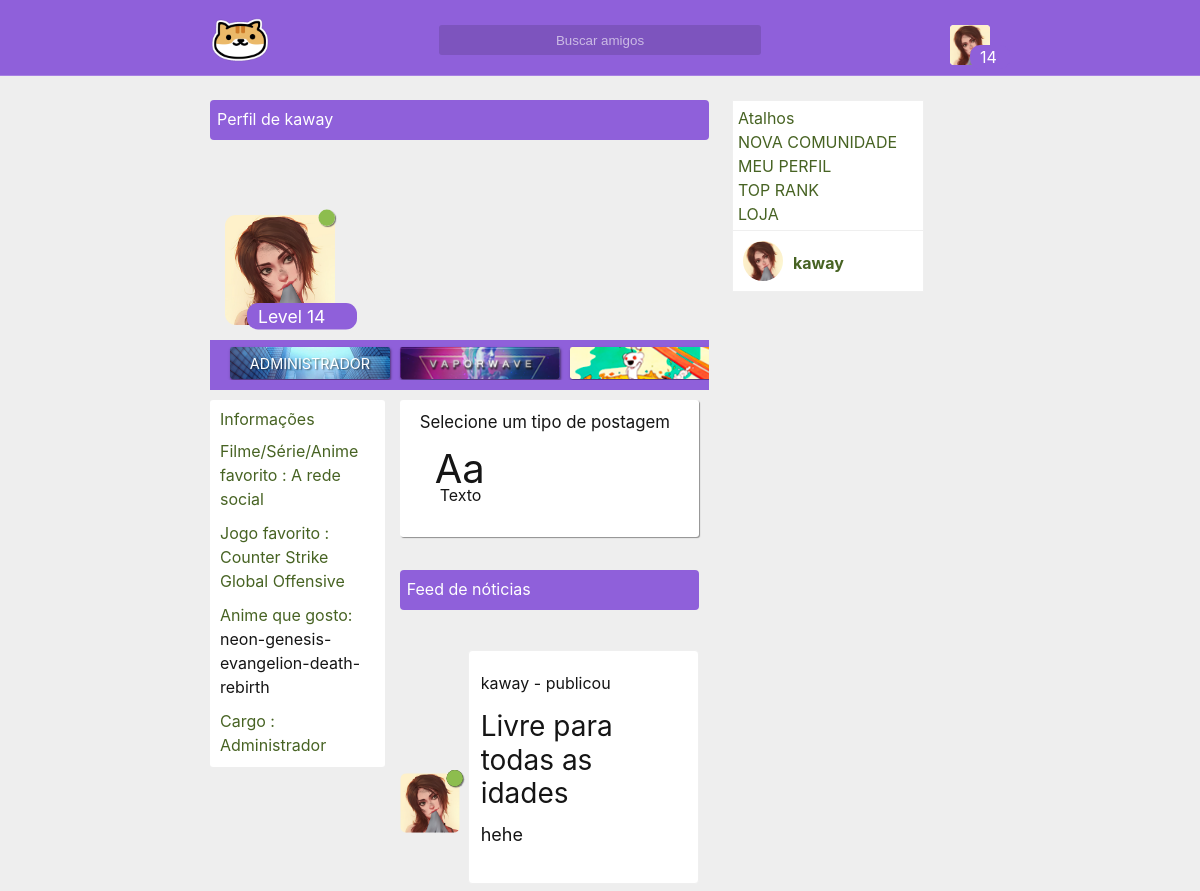
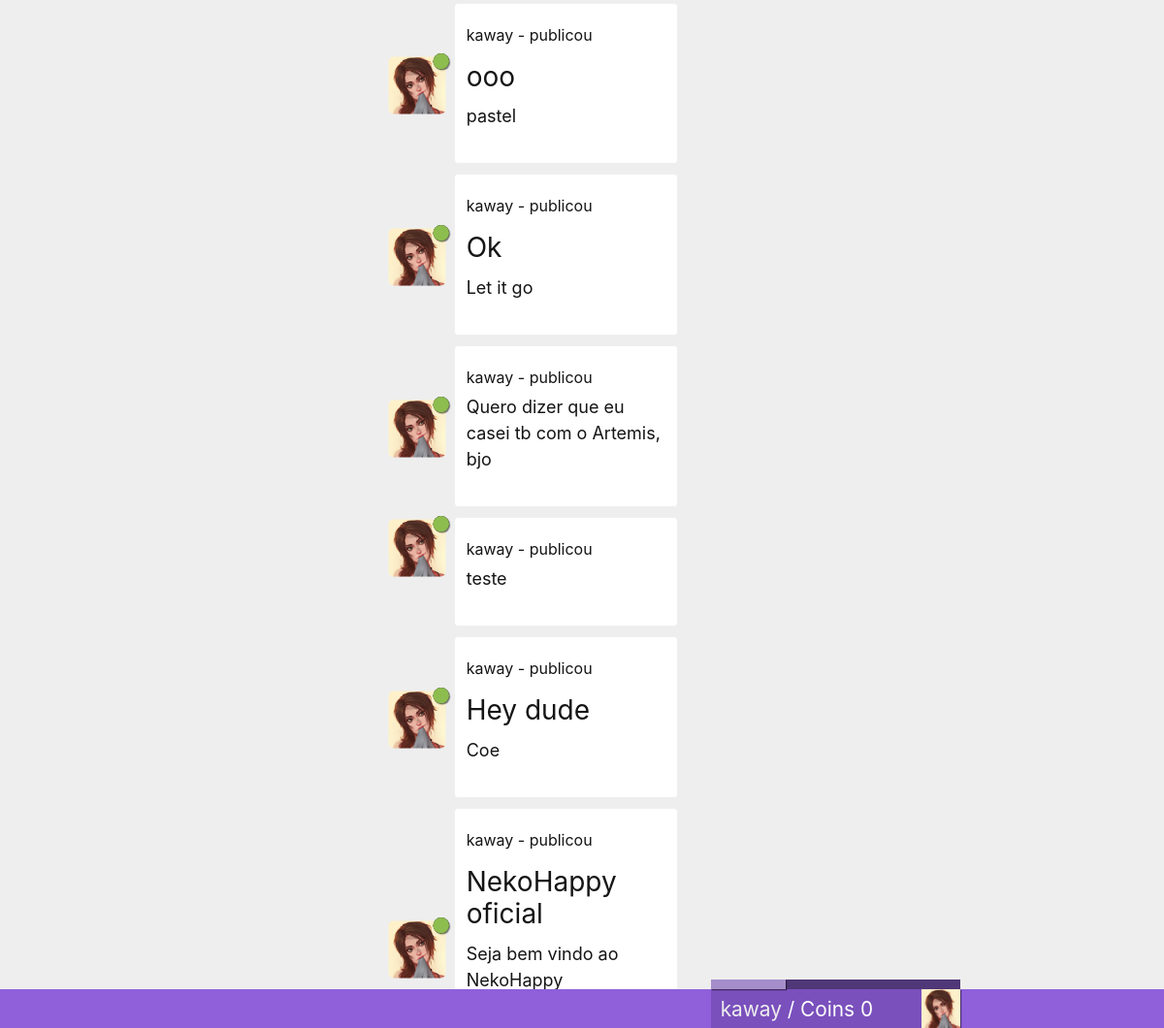
Screenshot of /profile/34 (signed in) with the database file from the repository (2 pictures, top to bottom).
### tables this page shows
CREATE TABLE `user` (
  `id` int(11) NOT NULL,
  `cry` varchar(255) NOT NULL,
  `wtf` varchar(2555) NOT NULL,
  `cool` varchar(2555) NOT NULL,
  `baby` varchar(2555) NOT NULL,
  `very` varchar(2555) NOT NULL,
  `nani` varchar(255) NOT NULL,
  `email` varchar(100) NOT NULL,
  `password` varchar(255) NOT NULL,
  `usuario` varchar(255) NOT NULL,
  `admin` int(11) NOT NULL,
  `avatar` varchar(255) NOT NULL,
  `background` text NOT NULL,
  `cover` text NOT NULL,
  `config` int(11) NOT NULL,
  `game` text NOT NULL,
  `movie` text NOT NULL,
  `pincode` varchar(10) NOT NULL,
  `ip` varchar(255) NOT NULL,
  `tuturial` int(11) NOT NULL,
  `exp` int(11) NOT NULL,
  `lvl` int(11) NOT NULL,
  `tag` int(11) NOT NULL,
  `money` int(11) NOT NULL,
  `status` varchar(200) NOT NULL,
  `anime_favorito` int(11) NOT NULL
);

CREATE TABLE `tag` (
  `id` int(11) NOT NULL,
  `iduser` int(11) NOT NULL,
  `text` text NOT NULL,
  `tipo` text NOT NULL,
  `img` text NOT NULL
);

CREATE TABLE `anime` (
  `id` int(11) NOT NULL,
  `slug` varchar(255) NOT NULL,
  `age_rating` int(11) NOT NULL,
  `episode_count` int(11) NOT NULL,
  `episode_length` int(11) NOT NULL,
  `synopsis` text NOT NULL,
  `youtube_video_id` varchar(255) NOT NULL,
  `created_at` timestamp NOT NULL DEFAULT CURRENT_TIMESTAMP ON UPDATE CURRENT_TIMESTAMP,
  `updated_at` timestamp NOT NULL DEFAULT '0000-00-00 00:00:00',
  `cover_image_file_name` varchar(255) NOT NULL,
  `cover_image_content_type` varchar(255) NOT NULL,
  `cover_image_file_size` int(11) NOT NULL,
  `cover_image_updated_at` timestamp NOT NULL DEFAULT '0000-00-00 00:00:00',
  `average_rating` double NOT NULL,
  `user_count` int(11) NOT NULL,
  `age_rating_guide` varchar(255) NOT NULL,
  `show_type` int(11) NOT NULL,
  `start_date` date NOT NULL,
  `end_date` date NOT NULL,
  `rating_frequencies` int(11) NOT NULL,
  `poster_image_file_name` varchar(255) NOT NULL,
  `poster_image_content_type` varchar(255) NOT NULL,
  `poster_image_file` int(11) NOT NULL,
  `poster_image_updated_at` int(11) NOT NULL,
  `cover_image_top_offset` int(11) NOT NULL,
  `started_airing_date_known` tinyint(1) NOT NULL,
  `titles` int(11) NOT NULL,
  `canonical_title` varchar(255) NOT NULL,
  `abbreviated_titles` varchar(255) NOT NULL,
  `poster_image_file_size` int(11) NOT NULL
);

CREATE TABLE `postagem` (
  `id` int(11) NOT NULL,
  `iduser` int(11) NOT NULL,
  `cry` varchar(2555) NOT NULL,
  `title` text NOT NULL,
  `texto` text NOT NULL
);

### autoload/template.php (called while the page is built)
<?php
require './autoload/template/html.php';
function html(){
	require './autoload/template/body.php';
}

### autoload/start.php (called while the page is built)
<?php
require 'template.php';

### config/_autoload.php (called while the page is built)
<?php
require './autoload/start.php';

### index.php (called while the page is built)
<?php
require './config/config.php';
require './config/_autoload.php';
?>

### config/globals.php (called while the page is built)
<?php
require './autoload/why.php';
$template = $varglobal;
$manu = 0;

### autoload/why.php (called while the page is built)
<?php
$varglobal = 4002;

### autoload/requireme.php (called while the page is built)
<?php
$databasehm = 4002;

### autoload/user/user.php (called while the page is built, shortened)
<?php
if(isset($_COOKIE['iduser']) && (isset($_COOKIE['cry']) ) ){
	$iduser = $_COOKIE['iduser'];
	$cry = $_COOKIE['cry'];
    $wtf = $_COOKIE['wtf'];
    $cool = $_COOKIE['cool'];
    $baby = $_COOKIE['baby'];
    $very = $_COOKIE['very'];
	$result_usuario = "SELECT * FROM user WHERE id = '$iduser' && cry = '$cry' and wtf = '$wtf' and cool = '$cool' and baby = '$baby' and very = '$very' LIMIT 1";
    $resultado_usuario = mysqli_query($conn, $result_usuario);
    $user = mysqli_fetch_assoc($resultado_usuario);
}
?>

### autoload/template/body.php (called while the page is built)
<?php
require './templates/index.php';

### config/config.php (called while the page is built, shortened)
<?php
$dataAtual = date('d/m/Y H:i:s');

### view/profile/feed.php (the view, shortened to what this page needs)
<?php if(isset($template)){?>
<div class="notice">
    <p>Feed de nóticias</p>
</div>
<?php
$iduser = $user['id'];
$post = "SELECT * FROM postagem WHERE iduser = $iduser ORDER BY id DESC";
$posta = mysqli_query($conn, $post);
foreach ($posta as $posta => $postas) {
?>
<?php
$quem = $postas['iduser'];
$result_peopledt = "SELECT * FROM user WHERE id = $quem LIMIT 1";
 $resultado_peoplede = mysqli_query($conn, $result_peopledt);
foreach ($resultado_peoplede as $resultado_peoplede => $resultado_peopledes) {
?>
<div class="post">
<p style="color: #151515 !important; top: 10px; position: relative; left: 2px;word-wrap: break-word;"><a href="/profile/<?php echo $resultado_peopledes['id'];?>""><?php echo $resultado_peopledes['usuario'];?></a> - publicou</p>
<h1 style="color: #151515 !important; top: -15px; position: relative; left: 2px; font-size: 28px;word-wrap: break-word; width: 95%;"><?php echo $postas['title'];?></h1>
<span style="color: #151515 !important; top: -25px; position: relative; left: 2px; font-size: 18px; word-wrap: break-word;"><?php echo $postas['texto'];?></span>
<div class="postaaa" style="left: -100px; position: absolute;">
<div class="avatar" style="top: -100px; width: 60px !important; height: 60px !important; position: absolute; background: transparent !important; box-shadow: 1px 1px 1px transparent !important;">
<div class="online" style="top: 0px; height: 15px; z-index: 1000; right: -10px; width: 15px; background: #151515;"><div class="verificar" uk-tooltip="<?php if($statusatual == "1"){ echo 'Usuario online';}else{ echo 'Usuario Offline';} ?>" id="verificando<?php echo $resultado_peopledes['id']; echo $postas['id'];?>"></div></div>
<a href='/profile/<?php echo $resultado_peopledes['id'];?>'><img uk-tooltip="<?php echo $resultado_peopledes['usuario'];?>" src="/img/user/<?php echo $resultado_peopledes['avatar'];?>"/></a>
</div>
</div>
</div>
<?Php } } ?>
</div>
<?Php } else{ include '../404/index.php';}?>

### autoload/template/html.php (shortened to what this page needs)
<!DOCTYPE html>
<html>
<head>
	<link rel="stylesheet" type="text/css" href="/assets/css/style.css?v=1.0">
	<link rel="stylesheet" type="text/css" href="/assets/css/uikit.min.css?v=1.0">
	<link href="/assets/css/fonts/Ubuntu-Medium.ttf" rel="stylesheet">
	<link href="/assets/css/fonts/pixel.woff2" rel="stylesheet">
	<link rel="stylesheet" href="/assets/css/animation.css">
</head>
<body>
<?php
html();
?>
</body>
</html>

### templates/index.php (shortened to what this page needs)
<?php
require './config/config.php';
require './config/globals.php';
require './autoload/requireme.php';
if($manu == 0){
if($template == $databasehm){
if(!$conn){
  	require './view/nodb/index.php';
}
else{
if(isset($_COOKIE['verificar']) ){
if(empty($_COOKIE['iduser']) && (empty($_COOKIE['cry']) )){
	require './autoload/user/user.php';
	require './view/account/check.php';
}
}
else{
if(empty($_COOKIE['iduser']) && (empty($_COOKIE['cry']) )){
if(isset($_GET['cadastro'])){
	require './view/account/cadastro.php';
}
else if(isset($_GET['login'])){
	require './view/account/login.php';
}
else if(isset($_GET['esqueci'])){
	require './view/account/forgot.php';
}
else if(isset($_GET['profile'])){
	require './view/dashboard/menu_not.php';
	require './view/profile/user.php';
}
else if(isset($_GET['title'])){
	require './view/dashboard/menu_not.php';
	require './view/anime/title.php';
	}
else{
	require './view/home/index.php';
}
require './php/main/randback.php';
}
else{
	if(isset($_COOKIE['iduser']) && (isset($_COOKIE['cry']) )){
	require './autoload/user/user.php';
	if($user['config'] == 0){
	require './view/dashboard/menu.php';
	require './view/dashboard/config.php';
	}
	else{
	if(isset($_GET['profile'])){
	require './view/dashboard/menu.php';
	require './view/profile/user.php';
	}
	}
	}
}
}
}
}
else{
	require './view/notme/index.php';
}
}
else{
	require './view/manu/index.php';
}

### view/dashboard/menu.php (shortened to what this page needs)
<?php if(isset($template)){?>
<?php if(isset($_COOKIE['iduser']) && (isset($_COOKIE['cry']) )){ ?>
<div class="headerta">
	<div class="align">
		<a href="/"><img class="logo" src="/assets/img/friends.png"/></a>
	<div class="boxcenter">
		<input class="busca" type="text" placeholder="Buscar amigos"/>
	</div>
	<div class="boxleft">
		<div class="okaysr">
		<img class="avatar" src="/img/user/<?php echo $user['avatar'];?>"/>
		<p class="myrank"><span id="lvl"><?php echo $user['lvl'];?></span></p>
		</div>
	</div>
	</div>
</div>
<?php
$exp = $user['exp'];
?>
<div class="bottomh">
	<div class="align">
		<div class="profile">
			<div class="exp" uk-tooltip="Progresso">
				<div uk-tooltip="EXP atual <?Php echo $exp;?> de 10" class="atual"></div>
			</div>
			<div class="avatar" uk-tooltip="Foto de avatar">
			</div>
			<p><a href="/profile/<?php echo $user['id'];?>"><?php echo $user['usuario'];?></a> / Coins <?php echo $user['money'];?></p>
		</div>
	</div>
</div>
<?Php } ?>
<?Php }  else{ include '../404/index.php';}?>

### view/profile/user.php (shortened to what this page needs)
<?php if(isset($template)){
echo '<div class="align">';
echo '<div class="flex">';
echo '<div class="feed">';
echo '<div id="perfil">';
$stran = $_GET['id'];
$pontos = array(",", ".", "'");
$strangert = str_replace($pontos, "", $stran);
if(isset($_COOKIE['iduser'],$_COOKIE['cry'])){
if($user['id'] == $strangert){
	require './view/profile/me.php';
}
else{
	require './view/profile/stranger.php';
}
require './view/dashboard/status/me.php';
}
echo '</div>';
echo '</div>';
echo '</div>';
 }else{
 	include '../404/index.php';
 } ?>

### view/profile/me.php (shortened to what this page needs)
<?php if(isset($template)){
	?>
<?php
$status = $user['status'];
$statusatual = null;
if($status >= $dataAtual){
	$statusatual = "1";
}
else{
	$statusatual = "1";
}
?>
<div class="profile_">
<div class="notice" style="top: 0;">
    <p>Perfil de <?php echo $user['usuario'];?></p>
</div>
<div class="cover">
<div class="avatar">
	<div class="online"><div uk-tooltip="<?php if($statusatual == "1"){ echo 'Usuario online';}else{ echo 'Usuario Offline';} ?>" class="verificar"></div></div>
	<img src="/img/user/<?php echo $user['avatar'];?>"/>
	<p class="myrank" style="width: auto; top: -40px !important;"><span id="lvl">Level <?php echo $user['lvl'];?></span></p>
</div>
</div>
<div class="tab">
<div class="uk-position-relative uk-visible-toggle uk-light" uk-slider id="slidertag">
<ul class="uk-slider-items uk-child-width-1-2 uk-child-width-1-3@s uk-child-width-1-4@m">
<?php
if($user['admin'] == 1){
?>
<li>
<div class="tag" id="tagmembro"><p>Administrador</p></div>
</li>
<?php } ?>
<?php
$quem = $user['id'];
$tagab = "SELECT * FROM usertag WHERE iduser = $quem";
$taga = mysqli_query($conn, $tagab);
foreach ($taga as $taga => $tagas) {
?>
<?php
$tag = $tagas['tipo'];
$tagav = "SELECT * FROM tag WHERE id and tipo = '$tag' ORDER BY id";
$tagavs = mysqli_query($conn, $tagav);
foreach ($tagavs as $tagavs => $tagavss) {
?>
<li><div class="tag" id="tag<?php echo $tagavss["text"];?>"></div><div class="uk-position-center uk-panel"></div></li>
<?php } }?>
</ul>
</div>
	</div>
<div class="left_info">
<h1>Informações</h1>
<p>Filme/Série/Anime favorito : <?php echo $user['movie'];?></p>
<p>Jogo favorito : <?php echo $user['game'];?></p>
<p><?php
$meuanime = $user['anime_favorito'];
$anim = "SELECT * FROM anime WHERE id = '$meuanime' ORDER BY id";
$anime = mysqli_query($conn, $anim);
$animed = mysqli_fetch_assoc($anime);
if(isset($animed)){
	echo 'Anime que gosto: ';
}
foreach ($anime as $anime => $animes) {?>
 <a href="/anime/<?php echo $animes['id'];?>"><?php echo $animes['slug']; } ?></a></p>
<p>Cargo : <?php if($user['admin'] == 1){ echo 'Administrador';} else{ echo 'Membro';}?></p>
</div>
<div class="right_info">
<?php
require './view/dashboard/post/pnovo.php';
echo '<div style="position: relative; left: 0; top: 140px; width: 100%;">';
require './view/profile/feed.php';
echo '</div>';
?>
</div>
</div>
<?Php } else{
 	include '../404/index.php';
 } ?>

### view/dashboard/post/pnovo.php (shortened to what this page needs)
<?php if(isset($template)){?>
<div class="postar" style="top: 10px;width: 100%; left: 0; z-index: 1000; background: #fff;">
<div class="tipos">
<p style="color: #151515 !important; top: 20px; position: relative; left: 20px; font-size: 1.4vw;">Selecione um tipo de postagem</p>
<div class="tipo" id="tipotexto" uk-tooltip="Publique em forma de texto">
    <h1 style="color: #151515 !important;">Aa</h1>
    <p style="color: #151515 !important;">Texto</p>
</div>
</div>
</div>
<?Php } else{ include '../404/index.php';}?>

### view/dashboard/status/me.php
<?php if(isset($template)){?>
<div class="links">
<p>Atalhos</p>
<a href="/create_page">Nova comunidade</a>
<br>
<a href="/profile/<?php echo $user['id'];?>">Meu perfil</a>
<br>
<a href="/toprank">Top rank</a>
<br>
<a href="/loja">Loja</a>
</div>
<div class="status">
<a href="/profile/<?php echo $user['id'];?>">
<img class="avatar" src="/img/user/<?php echo $user['avatar'];?>"/>
<p class="user"><?php echo $user['usuario'];?></p>
</a>
</div>
<?Php } else{ include '../404/index.php';}?>

### view/profile/me.php (style rules this page uses)
#tagmembro { background-image: url('/assets/img/tags/admin.jpg'); }

### rows the page displays
user: avatar (picture), lvl "14", usuario "kaway", money "0", movie "A rede social", game "Counter Strike Global Offensive"
tag: shows a picture
tag: shows a picture
anime: slug "neon-genesis-evangelion-death-rebirth"
postagem: title "Livre para todas as idades", texto "hehe"
postagem: title "ooo", texto "pastel"
postagem: title "Ok", texto "Let it go"
postagem: texto "Quero dizer que eu casei tb com o Artemis, bjo"
postagem: texto "teste"
postagem: title "Hey dude", texto "Coe"
postagem: title "NekoHappy oficial", texto "Seja bem vindo ao NekoHappy"
